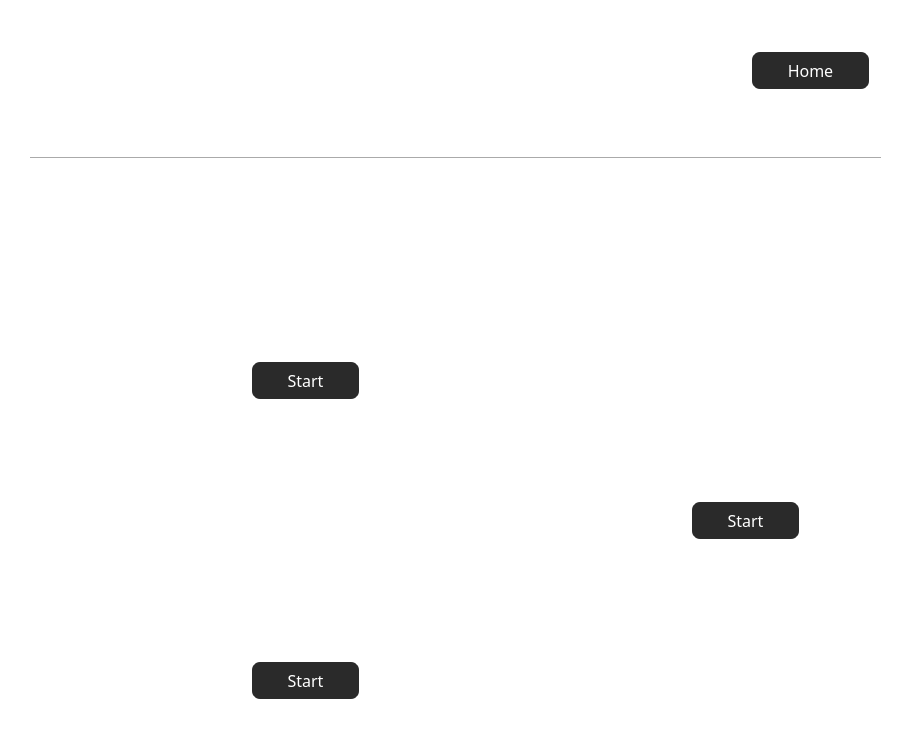
<?xml version="1.0" encoding="UTF-8"?>
<ui version="4.0">
 <class>TrackTime</class>
 <widget class="QMainWindow" name="TrackTime">
  <property name="geometry">
   <rect>
    <x>0</x>
    <y>0</y>
    <width>905</width>
    <height>741</height>
   </rect>
  </property>
  <property name="windowTitle">
   <string>Main Menu</string>
  </property>
  <property name="autoFillBackground">
   <bool>false</bool>
  </property>
  <property name="styleSheet">
   <string notr="true">background-color: rgb(255, 255, 255);</string>
  </property>
  <widget class="QWidget" name="centralwidget">
   <property name="styleSheet">
    <string notr="true">QPushButton{
background-color: rgb(42,42,42);
	color: rgb(255, 255, 255);
border-width:2px;
border-style:solid;
border-color: rgb(255, 255, 255);
border-radius: 10px;
}

QPushButton::hover
{
   
	color: rgb(30, 30, 30);
	background-color: rgba(92,201,107,255);
}

</string>
   </property>
   <widget class="QLabel" name="logo">
    <property name="geometry">
     <rect>
      <x>20</x>
      <y>10</y>
      <width>411</width>
      <height>131</height>
     </rect>
    </property>
    <property name="text">
     <string/>
    </property>
    <property name="pixmap">
     <pixmap>images/header.png</pixmap>
    </property>
    <property name="scaledContents">
     <bool>true</bool>
    </property>
   </widget>
   <widget class="QPushButton" name="btn_sp">
    <property name="geometry">
     <rect>
      <x>250</x>
      <y>660</y>
      <width>111</width>
      <height>41</height>
     </rect>
    </property>
    <property name="font">
     <font>
      <family>Poppins Medium</family>
      <pointsize>12</pointsize>
     </font>
    </property>
    <property name="styleSheet">
     <string notr="true"/>
    </property>
    <property name="text">
     <string>Start</string>
    </property>
    <property name="icon">
     <iconset>
      <normaloff>images/play-button.png</normaloff>images/play-button.png</iconset>
    </property>
   </widget>
   <widget class="Line" name="line">
    <property name="geometry">
     <rect>
      <x>30</x>
      <y>150</y>
      <width>851</width>
      <height>16</height>
     </rect>
    </property>
    <property name="styleSheet">
     <string notr="true">color:rgba(92,201,107,255);
border-color: rgba(92,201,107,255);</string>
    </property>
    <property name="orientation">
     <enum>Qt::Horizontal</enum>
    </property>
   </widget>
   <widget class="QPushButton" name="btn_home">
    <property name="geometry">
     <rect>
      <x>750</x>
      <y>50</y>
      <width>121</width>
      <height>41</height>
     </rect>
    </property>
    <property name="font">
     <font>
      <family>Poppins Medium</family>
      <pointsize>12</pointsize>
     </font>
    </property>
    <property name="styleSheet">
     <string notr="true"/>
    </property>
    <property name="text">
     <string>Home</string>
    </property>
    <property name="icon">
     <iconset>
      <normaloff>images/home.png</normaloff>images/home.png</iconset>
    </property>
   </widget>
   <widget class="QLabel" name="logo_2">
    <property name="geometry">
     <rect>
      <x>30</x>
      <y>170</y>
      <width>841</width>
      <height>561</height>
     </rect>
    </property>
    <property name="text">
     <string/>
    </property>
    <property name="pixmap">
     <pixmap>images/poses.jpg</pixmap>
    </property>
    <property name="scaledContents">
     <bool>true</bool>
    </property>
   </widget>
   <widget class="QPushButton" name="btn_s">
    <property name="geometry">
     <rect>
      <x>250</x>
      <y>360</y>
      <width>111</width>
      <height>41</height>
     </rect>
    </property>
    <property name="font">
     <font>
      <family>Poppins Medium</family>
      <pointsize>12</pointsize>
     </font>
    </property>
    <property name="styleSheet">
     <string notr="true"/>
    </property>
    <property name="text">
     <string>Start</string>
    </property>
    <property name="icon">
     <iconset>
      <normaloff>images/play-button.png</normaloff>images/play-button.png</iconset>
    </property>
   </widget>
   <widget class="QPushButton" name="btn_tt">
    <property name="geometry">
     <rect>
      <x>690</x>
      <y>500</y>
      <width>111</width>
      <height>41</height>
     </rect>
    </property>
    <property name="font">
     <font>
      <family>Poppins Medium</family>
      <pointsize>12</pointsize>
     </font>
    </property>
    <property name="styleSheet">
     <string notr="true"/>
    </property>
    <property name="text">
     <string>Start</string>
    </property>
    <property name="icon">
     <iconset>
      <normaloff>images/play-button.png</normaloff>images/play-button.png</iconset>
    </property>
   </widget>
   <widget class="QLabel" name="label">
    <property name="geometry">
     <rect>
      <x>250</x>
      <y>330</y>
      <width>41</width>
      <height>21</height>
     </rect>
    </property>
    <property name="font">
     <font>
      <family>Poppins</family>
      <pointsize>10</pointsize>
     </font>
    </property>
    <property name="styleSheet">
     <string notr="true">background-color: transparent;
color: rgb(255, 255, 255);</string>
    </property>
    <property name="text">
     <string>Last</string>
    </property>
   </widget>
   <widget class="QLabel" name="lbl_s">
    <property name="geometry">
     <rect>
      <x>290</x>
      <y>330</y>
      <width>111</width>
      <height>21</height>
     </rect>
    </property>
    <property name="font">
     <font>
      <family>Poppins</family>
      <pointsize>10</pointsize>
     </font>
    </property>
    <property name="styleSheet">
     <string notr="true">background-color: transparent;
color: rgb(255, 255, 255);</string>
    </property>
    <property name="text">
     <string>2</string>
    </property>
   </widget>
   <widget class="QLabel" name="label_3">
    <property name="geometry">
     <rect>
      <x>690</x>
      <y>470</y>
      <width>41</width>
      <height>21</height>
     </rect>
    </property>
    <property name="font">
     <font>
      <family>Poppins</family>
      <pointsize>10</pointsize>
     </font>
    </property>
    <property name="styleSheet">
     <string notr="true">background-color: transparent;
color: rgb(255, 255, 255);</string>
    </property>
    <property name="text">
     <string>Last</string>
    </property>
   </widget>
   <widget class="QLabel" name="lbl_tt">
    <property name="geometry">
     <rect>
      <x>730</x>
      <y>470</y>
      <width>111</width>
      <height>21</height>
     </rect>
    </property>
    <property name="font">
     <font>
      <family>Poppins</family>
      <pointsize>10</pointsize>
     </font>
    </property>
    <property name="styleSheet">
     <string notr="true">background-color: transparent;
color: rgb(255, 255, 255);</string>
    </property>
    <property name="text">
     <string>2</string>
    </property>
   </widget>
   <widget class="QLabel" name="label_5">
    <property name="geometry">
     <rect>
      <x>250</x>
      <y>630</y>
      <width>41</width>
      <height>21</height>
     </rect>
    </property>
    <property name="font">
     <font>
      <family>Poppins</family>
      <pointsize>10</pointsize>
     </font>
    </property>
    <property name="styleSheet">
     <string notr="true">background-color: transparent;
color: rgb(255, 255, 255);</string>
    </property>
    <property name="text">
     <string>Last</string>
    </property>
   </widget>
   <widget class="QLabel" name="lbl_sp">
    <property name="geometry">
     <rect>
      <x>290</x>
      <y>630</y>
      <width>111</width>
      <height>21</height>
     </rect>
    </property>
    <property name="font">
     <font>
      <family>Poppins</family>
      <pointsize>10</pointsize>
     </font>
    </property>
    <property name="styleSheet">
     <string notr="true">background-color: transparent;
color: rgb(255, 255, 255);</string>
    </property>
    <property name="text">
     <string>2</string>
    </property>
   </widget>
   <zorder>logo_2</zorder>
   <zorder>logo</zorder>
   <zorder>line</zorder>
   <zorder>btn_home</zorder>
   <zorder>btn_sp</zorder>
   <zorder>btn_s</zorder>
   <zorder>btn_tt</zorder>
   <zorder>label</zorder>
   <zorder>lbl_s</zorder>
   <zorder>label_3</zorder>
   <zorder>lbl_tt</zorder>
   <zorder>label_5</zorder>
   <zorder>lbl_sp</zorder>
  </widget>
  <widget class="QStatusBar" name="statusbar"/>
 </widget>
 <resources/>
 <connections/>
</ui>
